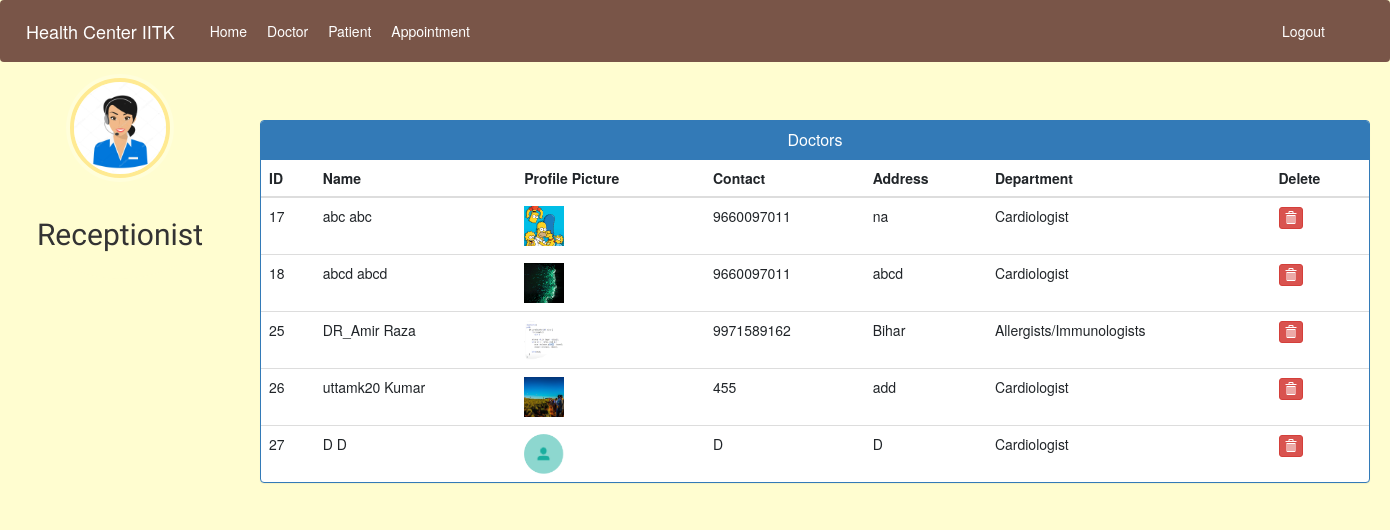
/admin-view-doctor (signed in), run on the app's committed database.
### hospital/models.py (models this page shows, shortened)
class Doctor(models.Model):
    user = models.OneToOneField(User, on_delete=models.CASCADE)
    profile_pic = models.ImageField(
        upload_to='profile_pic/DoctorProfilePic/', default='../static/images/error.jpg', null=True, blank=True)
    address = models.CharField(max_length=40)
    mobile = models.CharField(max_length=20, null=True)
    department = models.CharField(
        max_length=50, choices=departments, default='Cardiologist')
    status = models.BooleanField(default=False)
    @property
    def get_name(self):
        return self.user.first_name+" "+self.user.last_name
    @property
    def get_id(self):
        return self.user.id

### hospital/views.py (the view)
# urls.py: path('admin-view-doctor', views.admin_view_doctor_view,
@login_required(login_url='adminlogin')
@user_passes_test(is_admin)
def admin_view_doctor_view(request):
    doctors = models.Doctor.objects.all().filter(status=True)
    return render(request, 'hospital/admin_view_doctor.html', {'doctors': doctors})

### hospital/views.py (called while the page is built)
def is_admin(user):
    return user.groups.filter(name='ADMIN').exists()

### templates/hospital/admin_view_doctor.html (shortened to what this page needs)
{% extends 'hospital/admin_base.html' %}
{% block content %}
{%load static%}
<head>
  <link href="//netdna.bootstrapcdn.com/bootstrap/3.0.0/css/bootstrap.min.css" rel="stylesheet" id="bootstrap-css">
</head>
<div class="container">
  <br/>
  <br/>
  <br/>
  <br/>
  <div class="panel panel-primary">
    <div class="panel-heading">
      <h6 class="panel-title">Doctors</h6>
    </div>
    <table class="table table-hover" id="dev-table">
      <thead>
        <tr>
          <th>ID</th>
          <th>Name</th>
          <th>Profile Picture</th>
          <th>Contact</th>
          <th>Address</th>
          <th>Department</th>
          <th>Delete</th>
        </tr>
      </thead>
      {% for d in doctors %}
      <tr>
        <td> {{d.get_id}}</td>
        <td> {{d.get_name}}</td>
        <td> <img src="{% static d.profile_pic.url %}" alt="Profile Pic" height="40px" width="40px" /></td>
        <td>{{d.mobile}}</td>
        <td>{{d.address}}</td>
        <td>{{d.department}}</td>
        <td><a class="btn btn-danger btn-xs" href="{% url 'delete-doctor-from-hospital' d.id  %}"><span
              class="glyphicon glyphicon-trash"></span></a></td>
      </tr>
      {% endfor %}
    </table>
  </div>
</div>
{% endblock content %}

### static/style.css (style rules this page uses)
body { padding-left: 240px; }

### templates/hospital/admin_base.html (style rules this page uses)
a:link { text-decoration: none; }
a { color: rgb(202, 35, 35); }
body { background-color: rgb(255, 253, 208); font-family: 'Work Sans', sans-serif; }

### templates/hospital/admin_view_doctor.html (style rules this page uses)
a:link { text-decoration: none; }
h6 { text-align: center; }

### data on the page
Doctor: get_id "17", get_name "abc abc", profile_pic (picture), mobile "9660097011", address "na", department "Cardiologist"
Doctor: get_id "18", get_name "abcd abcd", profile_pic (picture), mobile "9660097011", address "abcd", department "Cardiologist"
Doctor: get_id "25", get_name "DR_Amir Raza", profile_pic (picture), mobile "9971589162", address "Bihar", department "Allergists/Immunologists"
Doctor: get_id "26", get_name "uttamk20 Kumar", profile_pic (picture), mobile "455", address "add", department "Cardiologist"
Doctor: get_id "27", get_name "D D", profile_pic (placeholder picture), mobile "D", address "D", department "Cardiologist"
